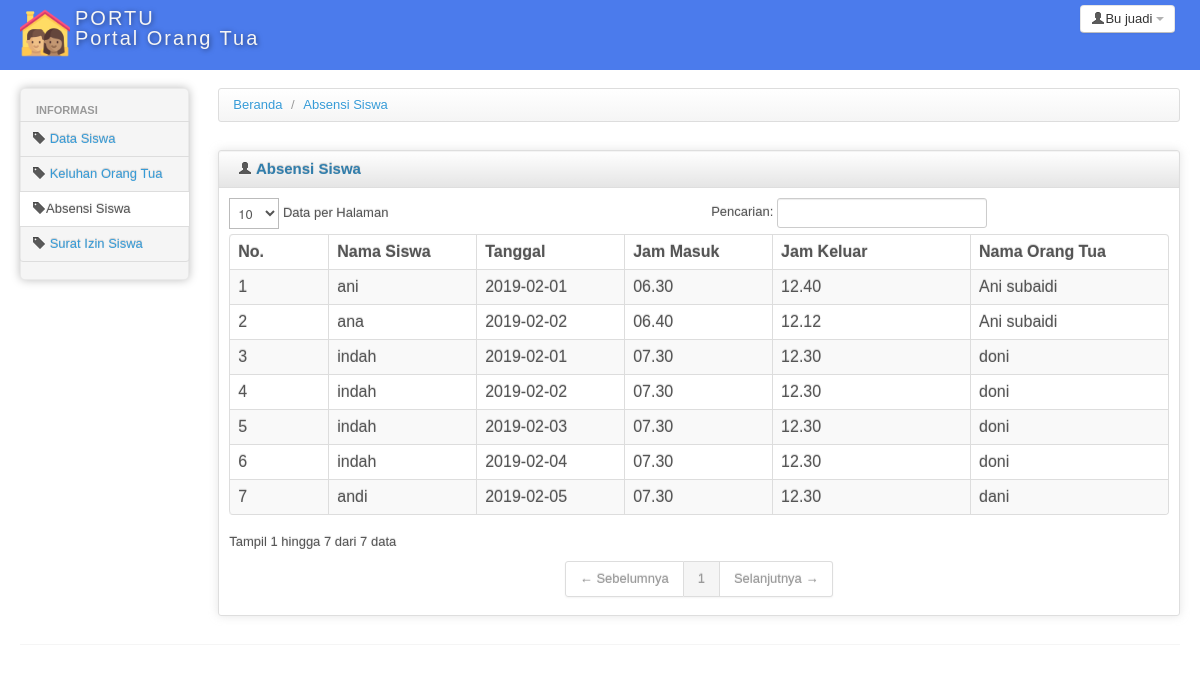
The page /portu/index.php?modul=absensi_s (signed in) on the database its author committed.
### tables this page shows
CREATE TABLE IF NOT EXISTS `absensi` (
  `id_absensi` int(11) NOT NULL AUTO_INCREMENT,
  `jam_masuk` varchar(111) NOT NULL,
  `jam_keluar` varchar(111) NOT NULL,
  `tanggal` date NOT NULL,
  `id_s` int(11) NOT NULL,
  PRIMARY KEY (`id_absensi`)
);

CREATE TABLE IF NOT EXISTS `siswa` (
  `id_s` int(11) NOT NULL AUTO_INCREMENT,
  `nama_s` varchar(111) NOT NULL,
  `id_kelas` int(11) NOT NULL,
  `id_ortu` int(11) NOT NULL,
  `id_guru` int(11) NOT NULL,
  PRIMARY KEY (`id_s`),
  KEY `id_kelas` (`id_kelas`)
);

CREATE TABLE IF NOT EXISTS `ortu` (
  `id_ortu` int(11) NOT NULL AUTO_INCREMENT,
  `nama_ortu` varchar(111) NOT NULL,
  `username` varchar(111) NOT NULL,
  `password` varchar(111) NOT NULL,
  `hak_akses` varchar(10) NOT NULL,
  PRIMARY KEY (`id_ortu`)
);

### portu/modul/mod_absensi/absensi_s.php (the view, shortened to what this page needs)
<?php
$query = mysql_query("select * from absensi inner join siswa on absensi.id_s = siswa.id_s inner join ortu on ortu.id_ortu = siswa.id_ortu");
?>
<div>
    <ul class="breadcrumb">
        <li>
            <a href="index.php?modul=home">Beranda</a> <span class="divider">/</span>
        </li>
        <li>
            <a href="index.php?modul=stok">Absensi Siswa</a>
        </li>
    </ul>
</div>
<div class="row-fluid sortable">
    <div class="box span12">
        <div class="box-header well" data-original-title>
            <h2><i class="icon-user"></i> Absensi Siswa</h2>
        </div>
        <div class="box-content">
            <table class="table table-striped table-bordered bootstrap-datatable datatable">
                <thead>
                    <tr>
                        <th style="width: 10%;">
                            No.
                        </th>
                        <th style="width: 15%;">
                            Nama Siswa
                        </th>
                        <th style="width: 15%;">
                            Tanggal
                        </th>
                        <th style="width: 15%;">
                            Jam Masuk
                        </th>
                        <th style="width: 20%;">
                            Jam Keluar
                        </th>
                        <th style="width: 20%;">
                            Nama Orang Tua
                        </th>
                    </tr>
                </thead>
                <tbody>
                    <?php
                    $i = 1;
                    while ($data = mysql_fetch_array($query)) {
                    ?>
                        <tr>
                            <td><?php echo $i++; ?></td>
                            <td><?php echo $data['nama_s']; ?></td>
                            <td><?php echo $data['tanggal']; ?></td>
                            <td><?php echo $data['jam_masuk']; ?></td>
                            <td><?php echo $data['jam_keluar']; ?></td>
                            <td><?php echo $data['nama_ortu']; ?></td>
                        </tr>
                    <?php } ?>
                </tbody>
            </table>
        </div>
    </div>
</div>

### portu/css/charisma-app.css (style rules this page uses)
.box { border: 1px solid #DEDEDE; border-radius:3px; -webkit-border-radius:3px; -moz-border-radius:3px; margin-top: 10px; margin-bottom: 10px ; box-shadow: 0 0 10px rgba(189, 189, 189, 0.4); -webkit-box-shadow: 0 0 10px rgba(189, 189, 189, 0.4); -moz-box-shadow: 0 0 10px rgba(189, 189, 189, 0.4); }
.box-header { border:none; padding-top:5px; border-bottom: 1px solid #DEDEDE; border-radius:3px 3px 0 0; -webkit-border-radius:3px 3px 0 0; -moz-border-radius:3px 3px 0 0; height:12px; min-height:12px; margin-bottom: 0; cursor:move; font-weight:bold; font-size:16px; background: -moz-linear-gradient(top, rgba(255,255,255,0) 0%, rgba(0,0,0,0.1) 100%); background: -webkit-gradient(linear, left top, left bottom, color-stop(0%,rgba(255,255,255,0)), color-stop(100%,rgba(0,0,0,0.1))); background: -webkit-linear-gradient(top, rgba(255,255,255,0) 0%,rgba(0,0,0,0.1) 100%); background: -o-linear-gradient(top, rgba(255,255,255,0) 0%,rgba(0,0,0,0.1) 100%); background: -ms-linear-gradient(top, rgba(255,255,255,0) 0%,rgba(0,0,0,0.1) 100%); background: linear-gradient(to bottom, rgba(255,255,255,0) 0%,rgba(0,0,0,0.1) 100%); filter: progid:DXImageTransform.Microsoft.gradient( startColorstr='#00ffffff', endColorstr='#1a000000',GradientType=0 ); }
.box-header h2 { font-size:15px; width:auto; clear:none; float:left; line-height:25px; white-space: nowrap; }
.box-header h2 > i { margin-top:1px; }
.box-content { padding:10px; }

### portu/header.php (style rules this page uses)
body { padding-bottom: 40px; }

### rows shown on the page
absensi: siswa.nama_s "ani", tanggal "2019-02-01", jam_masuk "06.30", jam_keluar "12.40", ortu.nama_ortu "Ani subaidi"
absensi: siswa.nama_s "ana", tanggal "2019-02-02", jam_masuk "06.40", jam_keluar "12.12", ortu.nama_ortu "Ani subaidi"
absensi: siswa.nama_s "indah", tanggal "2019-02-01", jam_masuk "07.30", jam_keluar "12.30", ortu.nama_ortu "doni"
absensi: siswa.nama_s "indah", tanggal "2019-02-02", jam_masuk "07.30", jam_keluar "12.30", ortu.nama_ortu "doni"
absensi: siswa.nama_s "indah", tanggal "2019-02-03", jam_masuk "07.30", jam_keluar "12.30", ortu.nama_ortu "doni"
absensi: siswa.nama_s "indah", tanggal "2019-02-04", jam_masuk "07.30", jam_keluar "12.30", ortu.nama_ortu "doni"
absensi: siswa.nama_s "andi", tanggal "2019-02-05", jam_masuk "07.30", jam_keluar "12.30", ortu.nama_ortu "dani"

### other values the page prints
$_SESSION['nama'] "Bu juadi"
